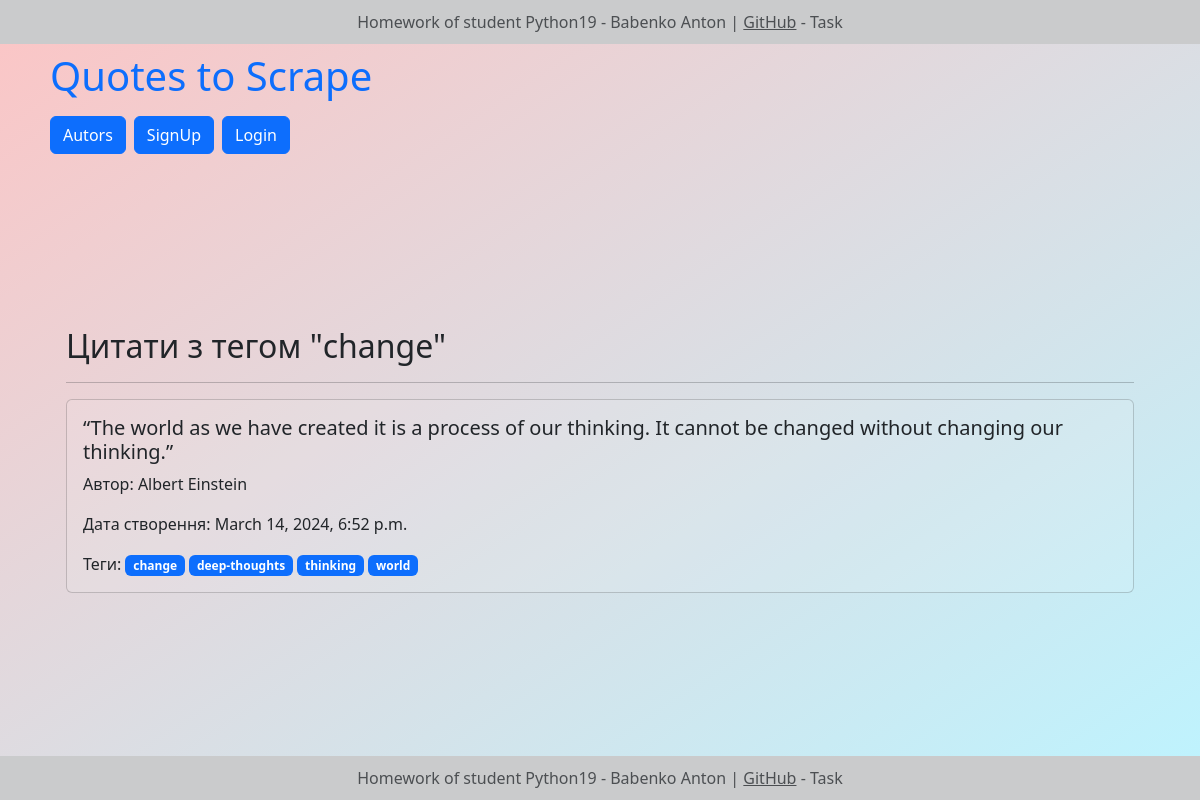
Page /tag/change/ on the earlier database version.
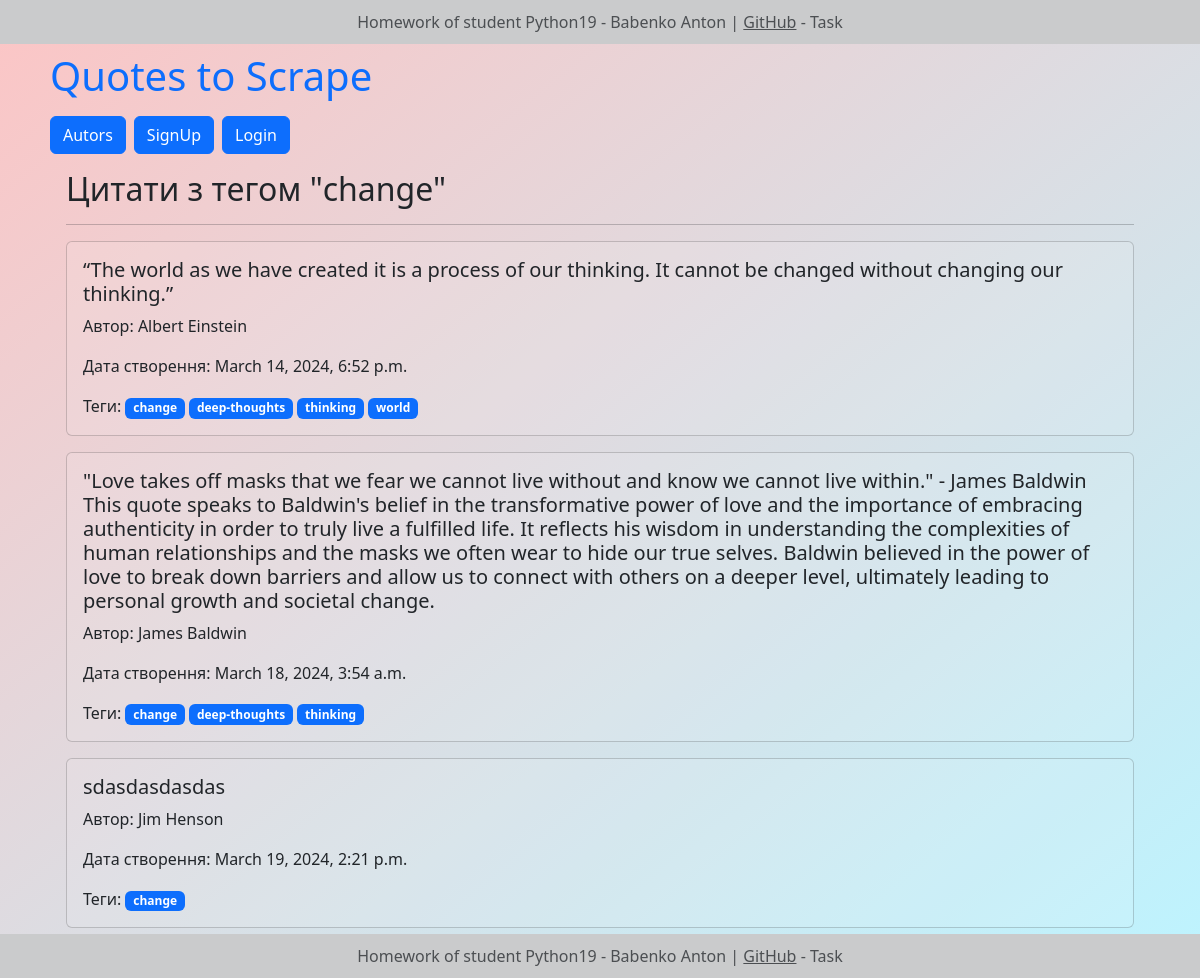
Same page on the later database version.
### quotes/models.py (models this page shows, shortened)
class Tag(models.Model):
    name = models.CharField(max_length=30, null=False, unique=True)

class Quote(models.Model):
    quote = models.TextField()
    tags = models.ManyToManyField(Tag)
    author = models.ForeignKey(Author, on_delete=models.CASCADE, default=None, null=True)
    created_at = models.DateTimeField(auto_now_add=True)

class Author(models.Model):
    fullname = models.CharField(max_length=50)
    born_date = models.CharField(max_length=50)
    born_location = models.CharField(max_length=150)
    description = models.TextField()
    created_at = models.DateTimeField(auto_now_add=True)
    is_active = models.BooleanField(default=True)

### quotes/views.py (the view)
# urls.py: path('tag/<str:tag_name>/', views.tag_quotes, name='tag_quotes'),
def tag_quotes(request, tag_name):
    tag = Tag.objects.get(name=tag_name)
    quotes_with_tag = Quote.objects.filter(tags__name=tag_name)
    context = {
        'tag': tag,
        'quotes': quotes_with_tag,
    }
    return render(request, 'quotes/tag_quotes.html', context)

### templates/quotes/tag_quotes.html
{% extends '_layouts/base.html' %}
{% block content %}
<div class="container">
  <h2>Цитати з тегом "{{ tag.name }}"</h2>
  <hr>
  {% for quote in quotes %}
  <div class="card mb-3" style="background-color: rgba(255, 255, 255, 0.1);">
    <div class="card-body">
      <h5 class="card-title">{{ quote.quote }}</h5>
      <p class="card-text">Автор: {{ quote.author.fullname }}</p>
      <p class="card-text">Дата створення: {{ quote.created_at }}</p>
      <p class="card-text">Теги:
        {% for tag in quote.tags.all %}
        <span class="badge bg-primary">{{ tag.name }}</span>
        {% endfor %}
      </p>
    </div>
  </div>
  {% empty %}
  <p>Немає цитат з цим тегом.</p>
  {% endfor %}
</div>
{% endblock %}

### templates/_layouts/base.html (shortened to what this page needs)
<!doctype html>
{% load static %}
<html lang="en">
<head>
    <link href="https://cdn.jsdelivr.net/npm/bootstrap@5.3.3/dist/css/bootstrap.min.css" rel="stylesheet"
>
    <link rel="stylesheet" type="text/css" href="{% static 'quotes/style.css' %}">
</head>
<body>
<div class="d-flex justify-content-center align-items-center" style="min-height: 100vh;">
    <div class="container">
        <div class="container-fluid header-top">
            <div class="row">
                <div class="col-md-12 text-center">
                    <span class="text-muted">Homework of student Python19 - Babenko Anton</span>
                    <span class="text-muted"> | </span>
                    <a href="https://github.com/bobantonbob/DZ10_web_gpt" class="text-muted">GitHub</a>
                    <span class="text-muted">- Task</span>
                </div>
            </div>
        </div>
        <div class="header-container">
            <div class="row-cols-auto header-box pt-3 pb-3 mb-3 mt-3">
                <div class="col-md-4">
                    <h1 class="h-auto">
                        <a href="/" style="text-decoration: none" previewlistener="true">Quotes to Scrape</a>
                    </h1>
                </div>
                <div class="col-md-8 d-flex justify-content-between align-items-center mt-3 mb-3">
                    <div class="d-flex justify-content-center flex-wrap">
                        <a href="{% url 'quotes:authors' %}" class="btn btn-primary me-2">Autors</a>
                        {% if user.is_authenticated %}
                        <a href="{% url 'quotes:add_author' %}" class="btn btn-primary me-2">AddAuthor</a>
                        <a href="{% url 'quotes:add_quote' %}" class="btn btn-primary me-2">AddQuote</a>
                        </div>
                        <div class="d-flex justify-content-center flex-wrap">
                            <form action="{% url 'app_auth:logout' %}" method="post">
                                {% csrf_token %}
                                <button class="btn btn-primary" type="submit">Logout</button>
                            </form>
                        {% else %}
                        <a href="{% url 'app_auth:signup' %}" class="btn btn-primary me-2">SignUp</a>
                        <a href="{% url 'app_auth:signin' %}" class="btn btn-primary me-2">Login</a>
                        {% endif %}
                    </div>
                </div>
            </div>
        </div>
        <div class="container content" style="margin-top: 170px;">
            {% block content %}
            {% endblock %}
        </div>
        <footer class="footer">
            <div class="container">
                <span class="text-muted">Homework of student Python19 - Babenko Anton</span>
                <span class="text-muted"> | </span>
                <a href="https://github.com/bobantonbob/DZ10_web_gpt" class="text-muted">GitHub</a>
                <span class="text-muted">- Task</span>
            </div>
        </footer>
    </div>
</div>
</body>
</html>

### static/quotes/style.css (style rules this page uses)
body { background: linear-gradient(to bottom right, #fcc5c5, #bdf4ff); }
.footer, .header-top { background-color: #cacbcc; padding: 20px 0; }
.header-top { position: fixed; top: 0; left: 0; width: 100%; background-color: #cacbcc; padding: 10px 0; text-align: center; z-index: 1000; }
.header-box { margin-top: 60px; }
.footer { position: fixed; bottom: 0; left: 0; width: 100%; background-color: #cacbcc; padding: 10px 0; text-align: center; }
.content { margin-top: 50px; margin-bottom: 50px; }
.header-container { position: fixed; top: 0; left: 0; width: 100%; padding: 20px 0; padding-left: 50px; padding-right: 50px; }

Differences in the rows shown:
added Quote: quote "\"Love takes off masks that we fear we cannot live without and know we cannot live within.\" - James Baldwin This quote speaks to Baldwin's belief in the transformative power of love and the importance of embracing authenticity in order to truly live a fulfilled life. It reflects his wisdom in understanding the complexities of human relationships and the masks we often wear to hide our true selves. Baldwin believed in the power of love to break down barriers and allow us to connect with others on a deeper level, ultimately leading to personal growth and societal change.", author.fullname "James Baldwin", created_at "March 18, 2024, 3:54 a.m.", Tag (name "change"), Tag (name "deep-thoughts"), Tag (name "thinking")
added Quote: quote "sdasdasdasdas", author.fullname "Jim Henson", created_at "March 19, 2024, 2:21 p.m.", Tag (name "change")
